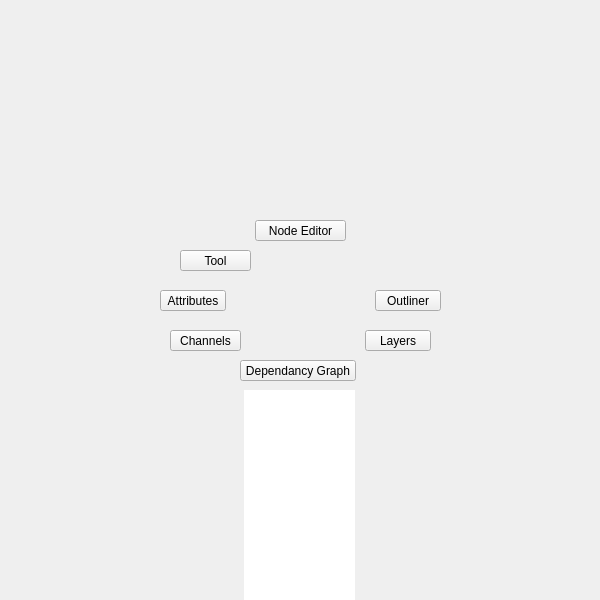
<?xml version="1.0" encoding="UTF-8"?>
<ui version="4.0">
 <class>QtUi</class>
 <widget class="QMainWindow" name="QtUi">
  <property name="enabled">
   <bool>true</bool>
  </property>
  <property name="geometry">
   <rect>
    <x>0</x>
    <y>0</y>
    <width>600</width>
    <height>600</height>
   </rect>
  </property>
  <property name="sizePolicy">
   <sizepolicy hsizetype="Ignored" vsizetype="Ignored">
    <horstretch>0</horstretch>
    <verstretch>0</verstretch>
   </sizepolicy>
  </property>
  <property name="minimumSize">
   <size>
    <width>0</width>
    <height>0</height>
   </size>
  </property>
  <property name="maximumSize">
   <size>
    <width>600</width>
    <height>600</height>
   </size>
  </property>
  <property name="cursor">
   <cursorShape>ArrowCursor</cursorShape>
  </property>
  <property name="windowTitle">
   <string>Toolkit</string>
  </property>
  <property name="whatsThis">
   <string>main</string>
  </property>
  <property name="toolButtonStyle">
   <enum>Qt::ToolButtonIconOnly</enum>
  </property>
  <property name="tabShape">
   <enum>QTabWidget::Triangular</enum>
  </property>
  <property name="dockNestingEnabled">
   <bool>true</bool>
  </property>
  <property name="dockOptions">
   <set>QMainWindow::AllowNestedDocks|QMainWindow::AllowTabbedDocks|QMainWindow::AnimatedDocks|QMainWindow::ForceTabbedDocks</set>
  </property>
  <widget class="QWidget" name="mainWindow">
   <property name="sizePolicy">
    <sizepolicy hsizetype="Ignored" vsizetype="Ignored">
     <horstretch>0</horstretch>
     <verstretch>0</verstretch>
    </sizepolicy>
   </property>
   <widget class="QWidget" name="staticWindow" native="true">
    <property name="geometry">
     <rect>
      <x>0</x>
      <y>0</y>
      <width>601</width>
      <height>601</height>
     </rect>
    </property>
    <widget class="QWidget" name="w000" native="true">
     <property name="geometry">
      <rect>
       <x>-1</x>
       <y>0</y>
       <width>601</width>
       <height>211</height>
      </rect>
     </property>
    </widget>
    <widget class="QWidget" name="w001" native="true">
     <property name="geometry">
      <rect>
       <x>-1</x>
       <y>390</y>
       <width>601</width>
       <height>211</height>
      </rect>
     </property>
     <widget class="TkTreeWidget_ExpandableList" name="tree000">
      <property name="geometry">
       <rect>
        <x>245</x>
        <y>0</y>
        <width>111</width>
        <height>371</height>
       </rect>
      </property>
      <property name="layoutDirection">
       <enum>Qt::LeftToRight</enum>
      </property>
      <property name="frameShape">
       <enum>QFrame::NoFrame</enum>
      </property>
      <property name="frameShadow">
       <enum>QFrame::Plain</enum>
      </property>
      <property name="verticalScrollBarPolicy">
       <enum>Qt::ScrollBarAlwaysOff</enum>
      </property>
      <property name="horizontalScrollBarPolicy">
       <enum>Qt::ScrollBarAlwaysOff</enum>
      </property>
      <property name="sizeAdjustPolicy">
       <enum>QAbstractScrollArea::AdjustToContents</enum>
      </property>
      <property name="selectionMode">
       <enum>QAbstractItemView::NoSelection</enum>
      </property>
      <property name="indentation">
       <number>0</number>
      </property>
      <property name="itemsExpandable">
       <bool>false</bool>
      </property>
      <property name="headerHidden">
       <bool>true</bool>
      </property>
      <property name="expandsOnDoubleClick">
       <bool>false</bool>
      </property>
      <property name="columnCount">
       <number>0</number>
      </property>
      <attribute name="headerVisible">
       <bool>false</bool>
      </attribute>
     </widget>
    </widget>
    <widget class="QWidget" name="widget" native="true">
     <property name="geometry">
      <rect>
       <x>150</x>
       <y>210</y>
       <width>300</width>
       <height>181</height>
      </rect>
     </property>
     <widget class="QPushButton" name="v004">
      <property name="geometry">
       <rect>
        <x>20</x>
        <y>120</y>
        <width>71</width>
        <height>21</height>
       </rect>
      </property>
      <property name="minimumSize">
       <size>
        <width>0</width>
        <height>21</height>
       </size>
      </property>
      <property name="maximumSize">
       <size>
        <width>16777215</width>
        <height>21</height>
       </size>
      </property>
      <property name="toolTip">
       <string/>
      </property>
      <property name="whatsThis">
       <string>dynLayout</string>
      </property>
      <property name="text">
       <string>Channels</string>
      </property>
     </widget>
     <widget class="QPushButton" name="v002">
      <property name="geometry">
       <rect>
        <x>30</x>
        <y>40</y>
        <width>71</width>
        <height>21</height>
       </rect>
      </property>
      <property name="minimumSize">
       <size>
        <width>0</width>
        <height>21</height>
       </size>
      </property>
      <property name="maximumSize">
       <size>
        <width>16777215</width>
        <height>21</height>
       </size>
      </property>
      <property name="toolTip">
       <string/>
      </property>
      <property name="whatsThis">
       <string>dynLayout</string>
      </property>
      <property name="text">
       <string>Tool</string>
      </property>
     </widget>
     <widget class="QPushButton" name="v000">
      <property name="geometry">
       <rect>
        <x>10</x>
        <y>80</y>
        <width>66</width>
        <height>21</height>
       </rect>
      </property>
      <property name="minimumSize">
       <size>
        <width>0</width>
        <height>21</height>
       </size>
      </property>
      <property name="maximumSize">
       <size>
        <width>16777215</width>
        <height>21</height>
       </size>
      </property>
      <property name="toolTip">
       <string/>
      </property>
      <property name="whatsThis">
       <string>dynLayout</string>
      </property>
      <property name="text">
       <string>Attributes</string>
      </property>
     </widget>
     <widget class="QPushButton" name="v001">
      <property name="geometry">
       <rect>
        <x>225</x>
        <y>80</y>
        <width>66</width>
        <height>21</height>
       </rect>
      </property>
      <property name="minimumSize">
       <size>
        <width>0</width>
        <height>21</height>
       </size>
      </property>
      <property name="maximumSize">
       <size>
        <width>16777215</width>
        <height>21</height>
       </size>
      </property>
      <property name="toolTip">
       <string/>
      </property>
      <property name="whatsThis">
       <string>dynLayout</string>
      </property>
      <property name="text">
       <string>Outliner</string>
      </property>
     </widget>
     <widget class="QPushButton" name="v003">
      <property name="geometry">
       <rect>
        <x>215</x>
        <y>120</y>
        <width>66</width>
        <height>21</height>
       </rect>
      </property>
      <property name="minimumSize">
       <size>
        <width>0</width>
        <height>21</height>
       </size>
      </property>
      <property name="maximumSize">
       <size>
        <width>16777215</width>
        <height>21</height>
       </size>
      </property>
      <property name="toolTip">
       <string/>
      </property>
      <property name="whatsThis">
       <string>dynLayout</string>
      </property>
      <property name="text">
       <string>Layers</string>
      </property>
     </widget>
     <widget class="QPushButton" name="v006">
      <property name="geometry">
       <rect>
        <x>90</x>
        <y>150</y>
        <width>116</width>
        <height>21</height>
       </rect>
      </property>
      <property name="minimumSize">
       <size>
        <width>0</width>
        <height>21</height>
       </size>
      </property>
      <property name="maximumSize">
       <size>
        <width>16777215</width>
        <height>21</height>
       </size>
      </property>
      <property name="toolTip">
       <string/>
      </property>
      <property name="whatsThis">
       <string>dynLayout</string>
      </property>
      <property name="text">
       <string>Dependancy Graph</string>
      </property>
     </widget>
     <widget class="QPushButton" name="v005">
      <property name="geometry">
       <rect>
        <x>105</x>
        <y>10</y>
        <width>91</width>
        <height>21</height>
       </rect>
      </property>
      <property name="minimumSize">
       <size>
        <width>0</width>
        <height>21</height>
       </size>
      </property>
      <property name="maximumSize">
       <size>
        <width>16777215</width>
        <height>21</height>
       </size>
      </property>
      <property name="toolTip">
       <string/>
      </property>
      <property name="whatsThis">
       <string>dynLayout</string>
      </property>
      <property name="text">
       <string>Node Editor</string>
      </property>
     </widget>
    </widget>
   </widget>
  </widget>
 </widget>
 <customwidgets>
  <customwidget>
   <class>TkTreeWidget_ExpandableList</class>
   <extends>QTreeWidget</extends>
   <header>qtreewidget_expandablelist.h</header>
  </customwidget>
 </customwidgets>
 <resources/>
 <connections/>
 <designerdata>
  <property name="gridDeltaX">
   <number>5</number>
  </property>
  <property name="gridDeltaY">
   <number>10</number>
  </property>
  <property name="gridSnapX">
   <bool>true</bool>
  </property>
  <property name="gridSnapY">
   <bool>true</bool>
  </property>
  <property name="gridVisible">
   <bool>true</bool>
  </property>
 </designerdata>
</ui>
